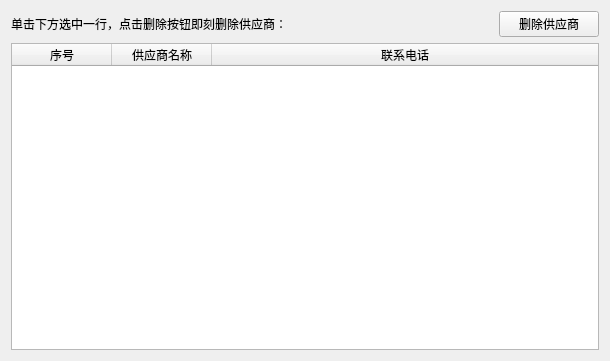
<?xml version="1.0" encoding="UTF-8"?>
<ui version="4.0">
 <class>Form</class>
 <widget class="QWidget" name="Form">
  <property name="geometry">
   <rect>
    <x>0</x>
    <y>0</y>
    <width>610</width>
    <height>361</height>
   </rect>
  </property>
  <property name="windowTitle">
   <string>Form</string>
  </property>
  <layout class="QVBoxLayout" name="verticalLayout">
   <item>
    <layout class="QHBoxLayout" name="horizontalLayout">
     <item>
      <widget class="QLabel" name="label">
       <property name="text">
        <string>单击下方选中一行，点击删除按钮即刻删除供应商：</string>
       </property>
      </widget>
     </item>
     <item>
      <widget class="QPushButton" name="delete_Button">
       <property name="maximumSize">
        <size>
         <width>100</width>
         <height>16777215</height>
        </size>
       </property>
       <property name="text">
        <string>删除供应商</string>
       </property>
      </widget>
     </item>
    </layout>
   </item>
   <item>
    <widget class="QTableWidget" name="tableWidget">
     <attribute name="horizontalHeaderStretchLastSection">
      <bool>true</bool>
     </attribute>
     <attribute name="verticalHeaderVisible">
      <bool>false</bool>
     </attribute>
     <column>
      <property name="text">
       <string>序号</string>
      </property>
     </column>
     <column>
      <property name="text">
       <string>供应商名称</string>
      </property>
     </column>
     <column>
      <property name="text">
       <string>联系电话</string>
      </property>
     </column>
    </widget>
   </item>
  </layout>
 </widget>
 <resources/>
 <connections/>
</ui>
